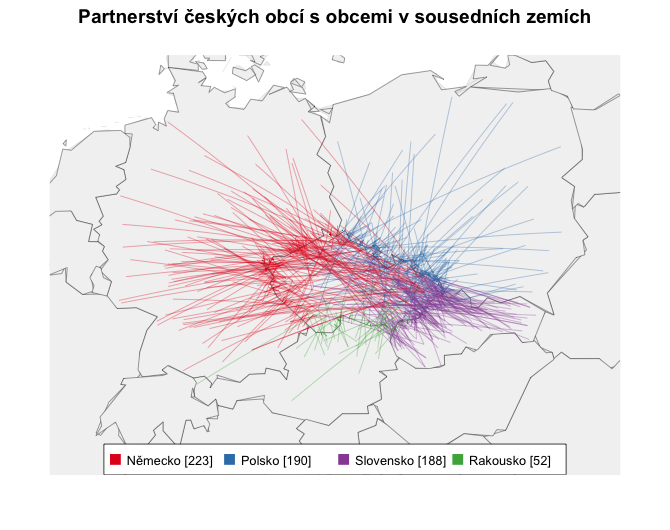

The R source for this figure:
require(maps)
require(geosphere)
require(mapdata)
require(maptools)
require(RColorBrewer)

# našti shapefile s mapou světa
svetSHP  <- readShapePoly("CNTR_2010_03M_SH/Data/CNTR_RG_03M_2010.shp")

#barvy
display.brewer.all()
paleta  <- brewer.pal(4, "Set1")

#výřez z mapy - Evropa
#xlim <- c(-9.9, 40.4)
#ylim <- c(30.08, 65.9)

#výřez z mapy - sousední státy
xlim <- c(4.39, 25.2)
ylim <- c(45.3, 55.1)

# generuj graf
png("mapa-sousedi.png", res=600, height=3600, width=4800)

# zmenši okraje
par(mai=c(0,0,0.5,0))

# zobraz mapu z balíčku maps (zastaralé hranice států v Evropě)
map("world", col="#f2f2f2", fill=T, bg="white", lwd=0.1, xlim=xlim, ylim=ylim)

# překresli podrobnější hranice (+ zjednodušení)
plot(thinnedSpatialPoly(svetSHP, tolerance=0.1, minarea=0.001), add=TRUE, xlim=xlim, ylim=ylim, col="#f2f2f2", border=TRUE, lwd=0.5)

# nakresli spojnice mezi partnerskými městy
for (i in 1:nrow(vztahy)) {
spojnice <- gcIntermediate(c(vztahy[i,3], vztahy[i,2]), c(vztahy[i,8], vztahy[i,7]), n=50, addStartEnd=TRUE)
if (vztahy[i,10]=="Německo") {
lines(spojnice, col=paleta[1], lwd=0.3)
} 
else if (vztahy[i,10]=="Polsko")
{lines(spojnice, col=paleta[2], lwd=0.3)
}
else if (vztahy[i,10]=="Slovensko")
{lines(spojnice, col=paleta[4], lwd=0.3)
}
else if (vztahy[i,10]=="Rakousko")
{lines(spojnice, col=paleta[3], lwd=0.3)
}
#else {
#lines(spojnice, lwd=0.1)
#}
}

#legenda a titulek
legend("bottom", legend=c("Německo [227]", "Polsko [190]", "Slovensko [188]", "Rakousko [52]"), horiz=TRUE, pch=15, col=c(paleta[1], paleta[2], paleta[4], paleta[3]), cex=0.6, pt.cex=1.2)

title(main="Partnerství českých obcí s obcemi v sousedních zemích")

dev.off()